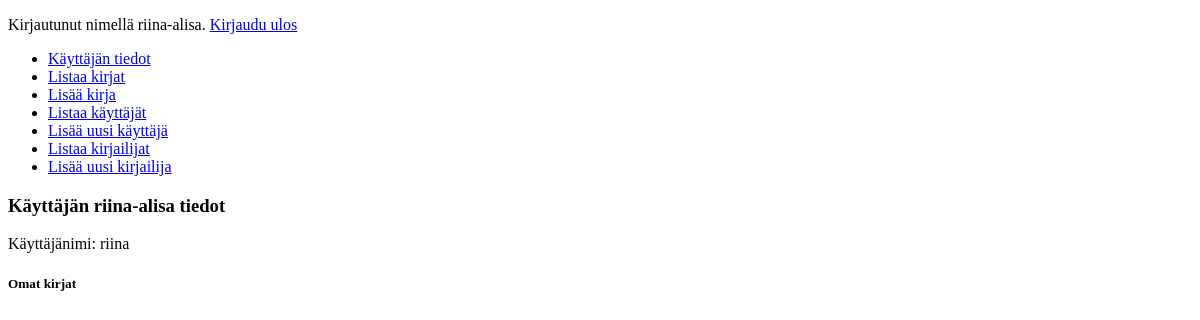
Before: /auth/riina/ (signed in) with the older database file.
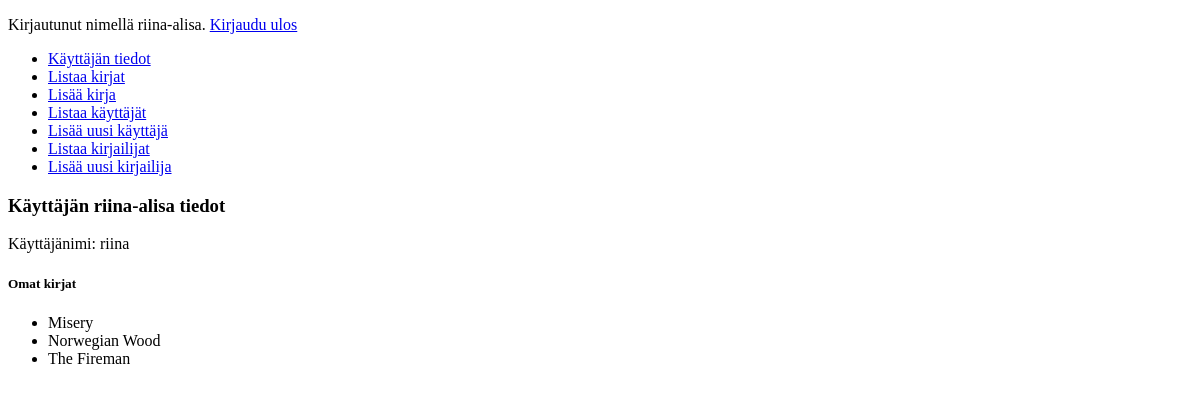
After: the same page with the newer database file.
### application/books/models.py (models this page shows, shortened)
class Book(Base):
    name = db.Column(db.String(144), nullable=False)
    read = db.Column(db.Boolean, nullable=False)
    account_id = db.Column(db.Integer, db.ForeignKey('account.id'), nullable=False)
    author_id = db.Column(db.Integer, db.ForeignKey('author.id'), nullable=False)

### application/auth/views.py (the view)
@app.route("/auth/<username>/", methods=["GET"])
@login_required
def auth_info(username):
    user = User.query.filter_by(username=username).first_or_404()
    return render_template("auth/userinfo.html", user=user, books=user.mybooks)

### application/__init__.py (called while the page is built)
@login_manager.user_loader
def load_user(user_id):
    return User.query.get(user_id)

### application/templates/auth/userinfo.html (shortened to what this page needs)
{% extends "layout.html" %}
{% block body %}
<form method="GET" action="{{ url_for('auth_info', username=user.username) }}">
    <h3>Käyttäjän {{ user.name }} tiedot</h3>
    <p>Käyttäjänimi: {{ user.username }}</p>
    <h5>Omat kirjat</h5>
    <ul>
        {% for book in books %}
            <li>{{ book.name }}</li>
        {% endfor %}
    </ul>
</form>
{% endblock %}

Changed rows visible on the page:
now on this page (row edited): Book: name "Misery"
now on this page (row edited): Book: name "Norwegian Wood"
now on this page (row edited): Book: name "The Fireman"
